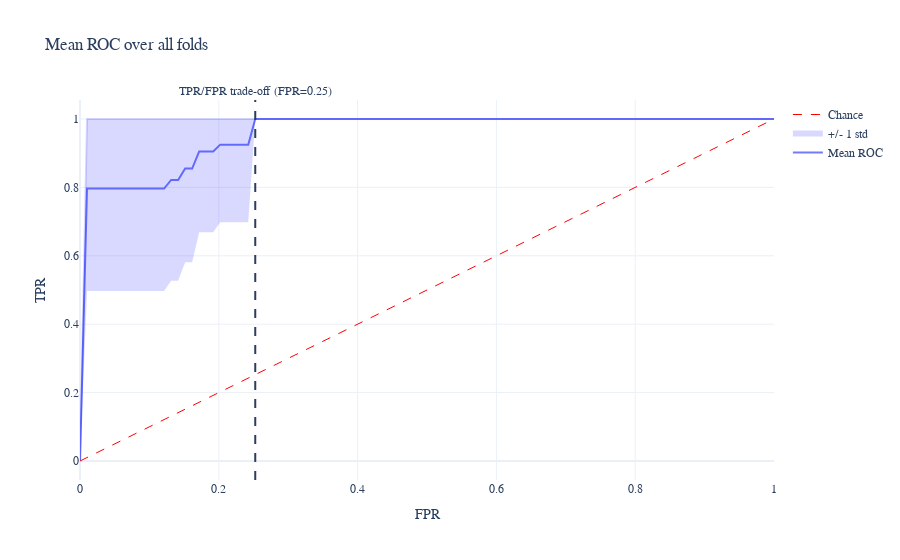

Notebook code cell kept with this figure:
### Markdown cell above
We can plot the average ROC curve with its uncertainty.

### Code cell
fig = go.Figure()

mean_tpr = np.mean(roc_sample, axis=0)
std_tpr = np.std(roc_sample, axis=0)
thresh_low = np.maximum(mean_tpr - std_tpr, 0)
thresh_upp = np.minimum(mean_tpr + std_tpr, 1)

fig.add_traces(
    [
        # Add mean ROC curve
        go.Scatter(
            x=mean_fpr,
            y=mean_tpr,
            name="Mean ROC",
            opacity=0.9,
        ),
        # Add upper bound of confidence interval
        go.Scatter(
            x=mean_fpr,
            y=thresh_upp,
            opacity=0.1,
            marker={"color": "rgba(0,0,255,0.15)"},
            showlegend=False,
        ),
        # Add lower bound of confidence interval
        go.Scatter(
            x=mean_fpr,
            y=thresh_low,
            name="+/- 1 std",
            opacity=0.1,
            fillcolor="rgba(0,0,255,0.15)",
            fill="tonexty",
            mode="none",
        ),
        # Add diagonal line
        go.Scatter(
            x=mean_fpr,
            y=mean_fpr,
            name="Chance",
            opacity=1,
            line={"width": 1, "color": "red"},
            line_dash="dash",
        ),
    ]
)

# Add trade-off line
trade_off = mean_fpr[np.argmax(mean_tpr)]
fig.add_vline(
    x=trade_off,
    line_dash="dash",
    annotation_text=f"TPR/FPR trade-off (FPR={trade_off:.2f})",
    annotation_position="top",
)
fig.update_layout(
    title=f"Mean ROC over all folds",
    font_family="Nato",
    xaxis_title="FPR",
    yaxis_title="TPR",
)
fig
